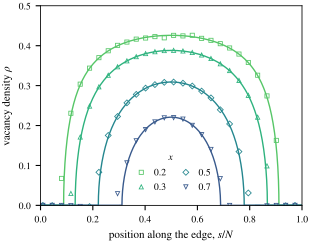

Recreate this plot in Python.
"""Fig. 5: vacancy density along an edge: exact solution vs boundary-Pfaffian enumeration."""
import sys, pickle, numpy as np, matplotlib.pyplot as plt
from scipy.optimize import brentq
sys.path.insert(0, "../src")
from style import *
from exact_sol import solve
sm = pickle.load(open("../data/smallx.pkl", "rb")); pr = pickle.load(open("../data/profiles.pkl", "rb"))
fig, ax = plt.subplots(figsize=(COLW, 2.6))
for x in (0.2, 0.3, 0.5, 0.7):
    s = solve(1 + np.exp(brentq(lambda l: solve(1 + np.exp(l))["x"] - x, -9, 11, xtol=1e-10))); u = s["u"]; rho = (1 - s["h"]) / 2
    ax.plot(np.r_[0, u, (2 - u)[::-1], 2] / 2, np.r_[0, rho, rho[::-1], 0], "-", color=xcolor(x))
    n56 = sm[(56, x)][1] if (56, x) in sm else pr[(56, x)][1][:56]; n40 = sm[(40, x)][1] if (40, x) in sm else pr[(40, x)][1][:40]
    dl = (np.arange(56) + .5) / 56; p40 = np.interp(dl, (np.arange(40) + .5) / 40, n40)
    ax.plot(dl[::2], ((56 * n56 - 40 * p40) / 16)[::2], MARK[x], color=xcolor(x), mfc="none", ms=3, mew=0.6, label=f"${x}$")
ax.set_xlabel(r"position along the edge, $s/N$"); ax.set_ylabel(r"vacancy density $\rho$"); ax.set_xlim(0, 1); ax.set_ylim(0, 0.5)
ax.legend(title="$x$", loc="lower center", bbox_to_anchor=(0.5, 0.02), title_fontsize=7, ncol=2, columnspacing=1.0, handletextpad=0.3)
save(fig, "fig5_profiles")
